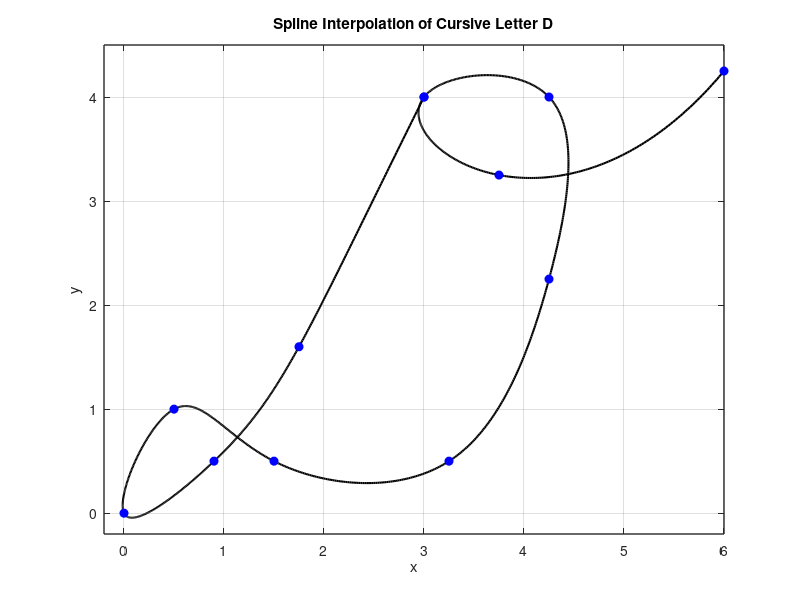
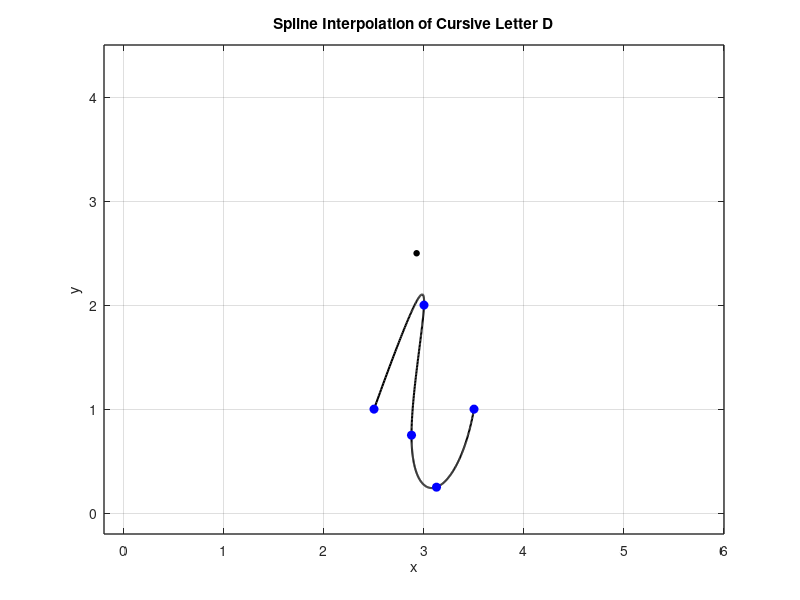

Write the MATLAB code that produced these figures, in order.
 % Define data points for x and y coordinates
% Define data points for x and y coordinates
%% letter D
x = [3 1.75 0.9 0 0.5 1.5 3.25 4.25 4.25 3 3.75 6.00];
y = [4 1.60 0.5 0 1.0 0.5 0.50 2.25 4.00 4 3.25 4.25];

n = length(x);
t = 0:n-1; % Parametric coordinate t
tt = 0:0.01:n-1; % More dense coordinate tt for spline interpolation

% Compute spline interpolation
xx = spline(t, x, tt);
yy = spline(t, y, tt);

% Plot settings
figure(1)
plot(xx, yy, 'k', 'LineWidth', 1.5) % plot spline
hold on
plot(x, y, 'bo', 'MarkerFaceColor', 'b') % plot data points
axis([-0.2 6 -0.2 4.5])
grid on
title('Spline Interpolation of Cursive Letter D')
xlabel('x')
ylabel('y')
set(gca, 'FontSize', 10, 'LineWidth', 1)
grid on

% a e i 
% b f h l q z s y 


%% letter i
% Define data points for x and y coordinates

x = [2.5 3 2.875 3.125 3.5];
y = [1 2 0.75 0.25 1];
dot_x = 2.9;
dot_y = 2.5; 

n = length(x);
t = 0:n-1; % Parametric coordinate t
tt = 0:0.01:n-1; % More dense coordinate tt for spline interpolation

% Compute spline interpolation
xx = spline(t, x, tt);
yy = spline(t, y, tt);

% Plot settings 
figure(2)
plot(xx, yy, 'k', 'LineWidth', 1.5) % plot spline
hold on
plot(x, y, 'bo', 'MarkerFaceColor', 'b') % plot data points
text(dot_x, dot_y, '•', 'Color', 'k', 'FontSize', 13);
axis([-0.2 6 -0.2 4.5])
grid on
title('Spline Interpolation of Cursive Letter D')
xlabel('x')
ylabel('y')
set(gca, 'FontSize', 10, 'LineWidth', 1)
grid on


